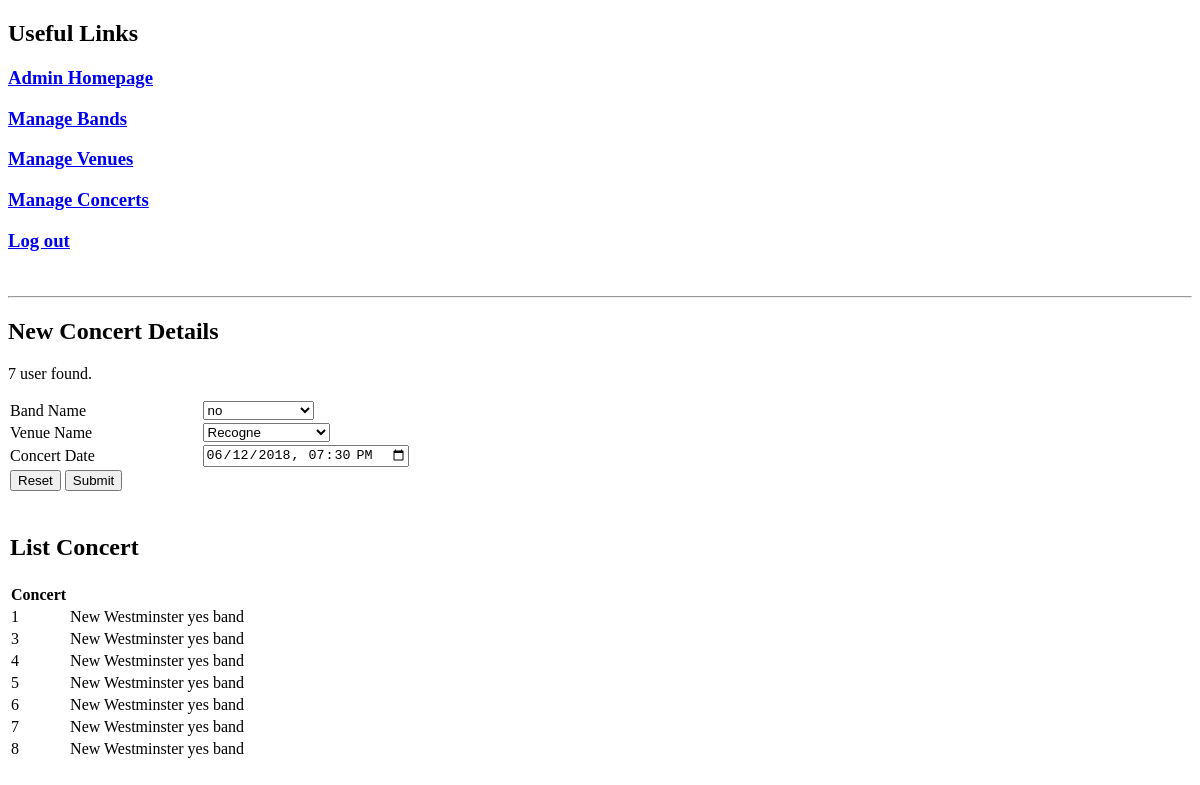
/Assignment/Admin/addConcert.php, run on an earlier commit of the app's database.
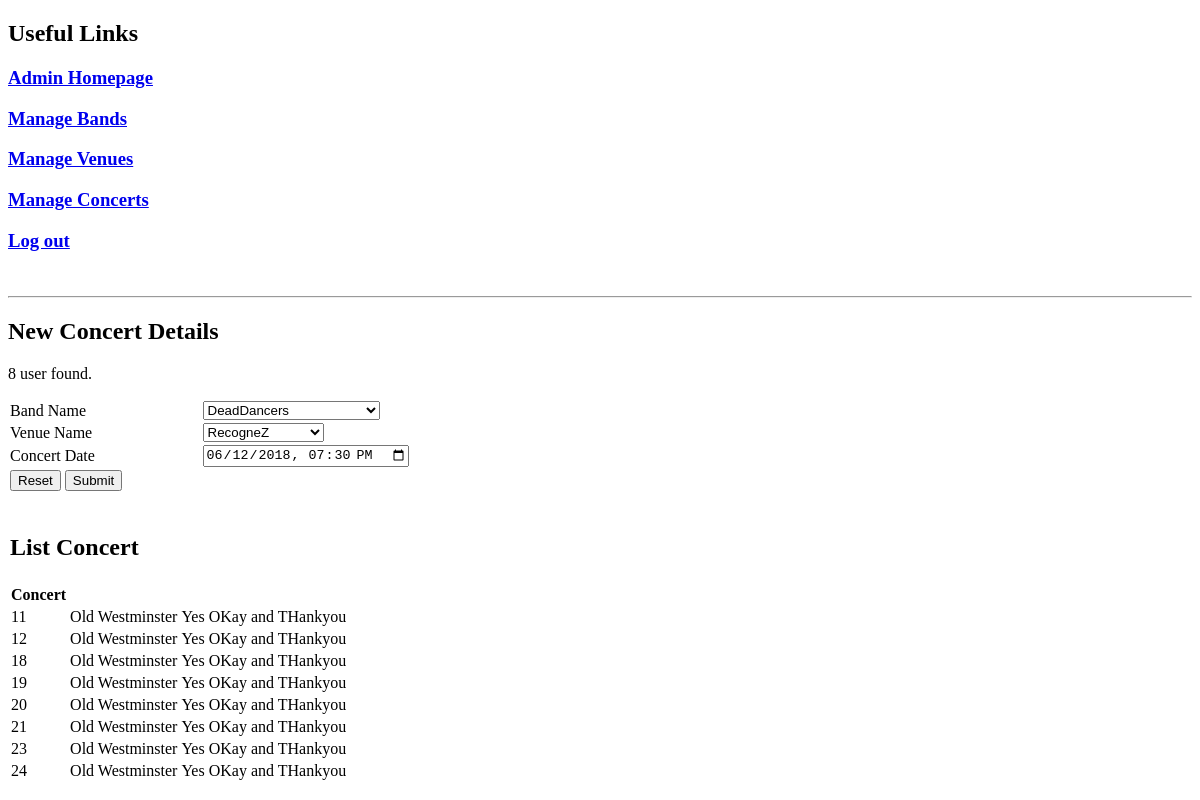
And on a later commit of the database.
### tables this page shows
CREATE TABLE `concert` (
  `concert_id` int(11) UNSIGNED NOT NULL,
  `band_id` int(11) UNSIGNED NOT NULL,
  `venue_id` int(11) UNSIGNED NOT NULL,
  `concert_date` datetime DEFAULT NULL,
  `over_18` tinyint(1) NOT NULL
);

CREATE TABLE `venue` (
  `venue_id` int(4) UNSIGNED NOT NULL,
  `venue_name` varchar(50) NOT NULL,
  `capacity` smallint(4) UNSIGNED NOT NULL
);

CREATE TABLE `band` (
  `band_id` int(11) UNSIGNED NOT NULL,
  `band_name` varchar(50) NOT NULL
);

### Assignment/Admin/addConcert.php (the view, shortened to what this page needs)
<?php include ('adminHeader.php');?>
<?php
  @ $db = new mysqli('localhost', 'root', '', 'assignmentone');
?>
<!DOCTYPE html>
<html>
<head>
</head>
<h2><strong>New Concert Details</strong></h2>
<form name="concert" action="addConcert2.php" method="post">
  <table style="width: 500px; border: 0px;" cellspacing="1" cellpadding="1">
     <tr style="background-color: #FFFFFF;">
      <td>Band Name</td>
	  <td><select name="band">
	  <?php
          $band_query = 'SELECT * FROM band';
          $band_results = $db->query($band_query);
          for ( $i=0 ; $i < $band_results->num_rows ; $i++)
          {
            $band_row = $band_results->fetch_assoc();
            echo '<option value="'.$band_row['band_id'].'">';
            echo $band_row['band_name'].'</option>';
          }
          ?></select></td>
    </tr>
	<tr style="background-color: #FFFFFF;">
      <td>Venue Name</td>
	  <td><select name="venue">
	  <?php
          $venue_query = 'SELECT * FROM venue';
          $venue_results = $db->query($venue_query);
          for ( $i=0 ; $i < $venue_results->num_rows ; $i++)
          {
            $venue_row = $venue_results->fetch_assoc();
            echo '<option value="'.$venue_row['venue_id'].'">';
            echo $venue_row['venue_name'].'</option>';
          }
          ?></select></td>
    </tr
    <tr style="background-color: #FFFFFF;">
      <td>Concert Date</td>
      <td><input type="datetime-local" id="concert-time"
       name="concert_date" value="2018-06-12T19:30"
      ></td>
	<td>
      <input type="reset" name="reset" value="Reset" />
  <input type="submit" name="submit" value="Submit" /></td>
  <tr><td><br /></td></tr>
  <td><h2>List Concert</h2></td>
  <?php $query = "SELECT * FROM concert";
	$results = $db->query($query);
	echo '<p>'.$results->num_rows.' user found.</p>';
  echo '<table><tr>';
  echo '<th>Concert</th>';
  echo '</tr>';
  while ($row = $results->fetch_assoc())
  {
    echo '<tr><td>'.$row['concert_id'].'</td>';
    echo '<td>'.$venue_row['venue_name'].'</td>';
	echo '<td>'.$band_row['band_name'].'</td>';
  }
  echo '</table>';
?> </td>
  </table>
</form>
</html>

What changed in the data, as far as the page shows it:
removed concert: concert_id "1", $venue_row['venue_name'] "New Westminster"
no longer on this page (row edited): band: band_name "yes band"
removed concert: concert_id "3", $venue_row['venue_name'] "New Westminster"
removed concert: concert_id "4", $venue_row['venue_name'] "New Westminster"
removed concert: concert_id "5", $venue_row['venue_name'] "New Westminster"
removed concert: concert_id "6", $venue_row['venue_name'] "New Westminster"
removed concert: concert_id "7", $venue_row['venue_name'] "New Westminster"
removed concert: concert_id "8", $venue_row['venue_name'] "New Westminster"
added concert: concert_id "11", venue.venue_name "Old Westminster"
added band: band_name "Yes OKay and THankyou"
added concert: concert_id "12", venue.venue_name "Old Westminster"
added concert: concert_id "18", $venue_row['venue_name'] "Old Westminster"
added concert: concert_id "19", $venue_row['venue_name'] "Old Westminster"
added concert: concert_id "20", $venue_row['venue_name'] "Old Westminster"
added concert: concert_id "21", $venue_row['venue_name'] "Old Westminster"
added concert: concert_id "23", $venue_row['venue_name'] "Old Westminster"
added concert: concert_id "24", $venue_row['venue_name'] "Old Westminster"
Also different on the page:
form field band: "no" → "DeadDancers"
form field venue: "Recogne" → "RecogneZ"
$results->num_rows: "7" → "8"
